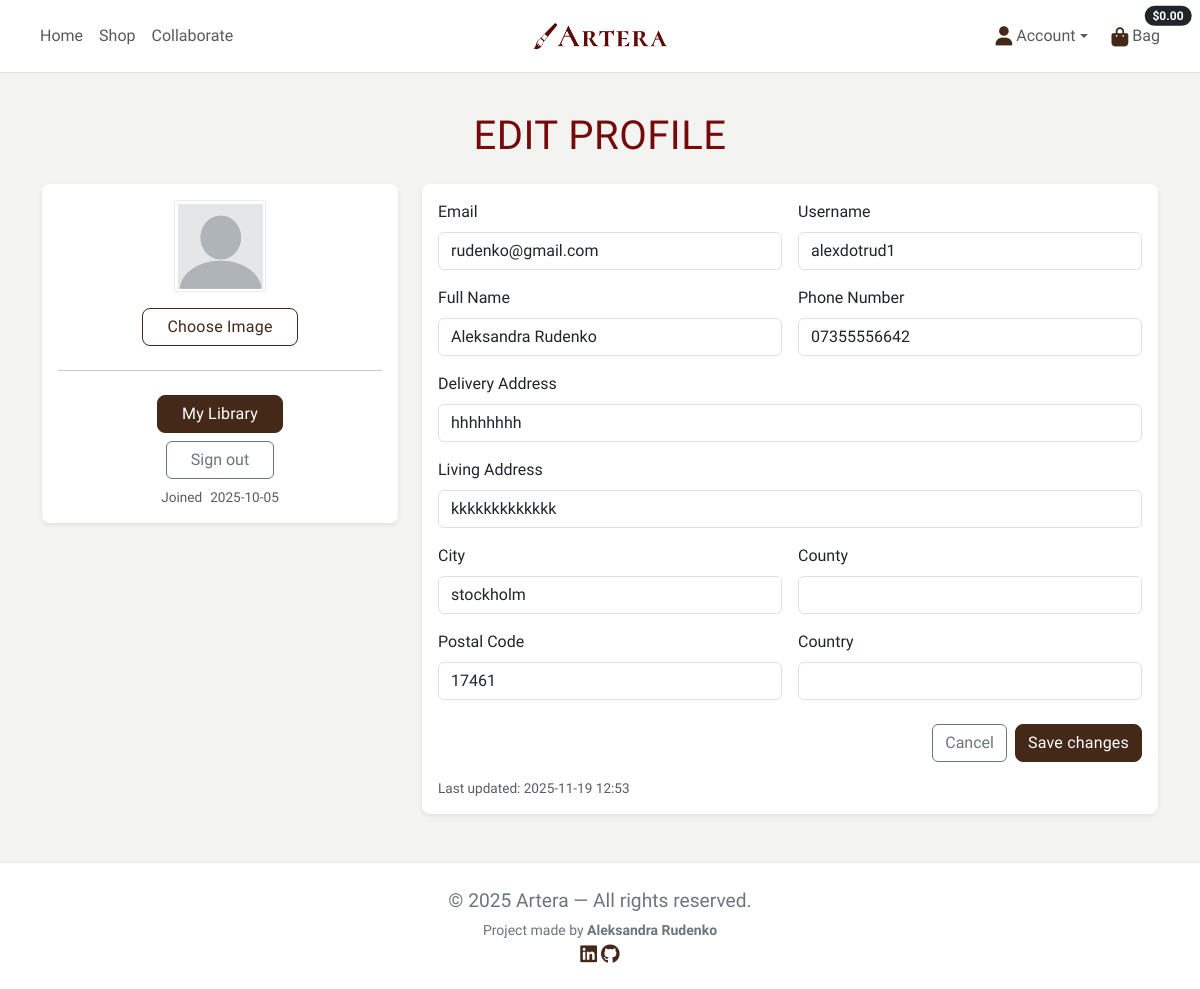
The page /profiles/ (signed in) on the database as committed earlier.
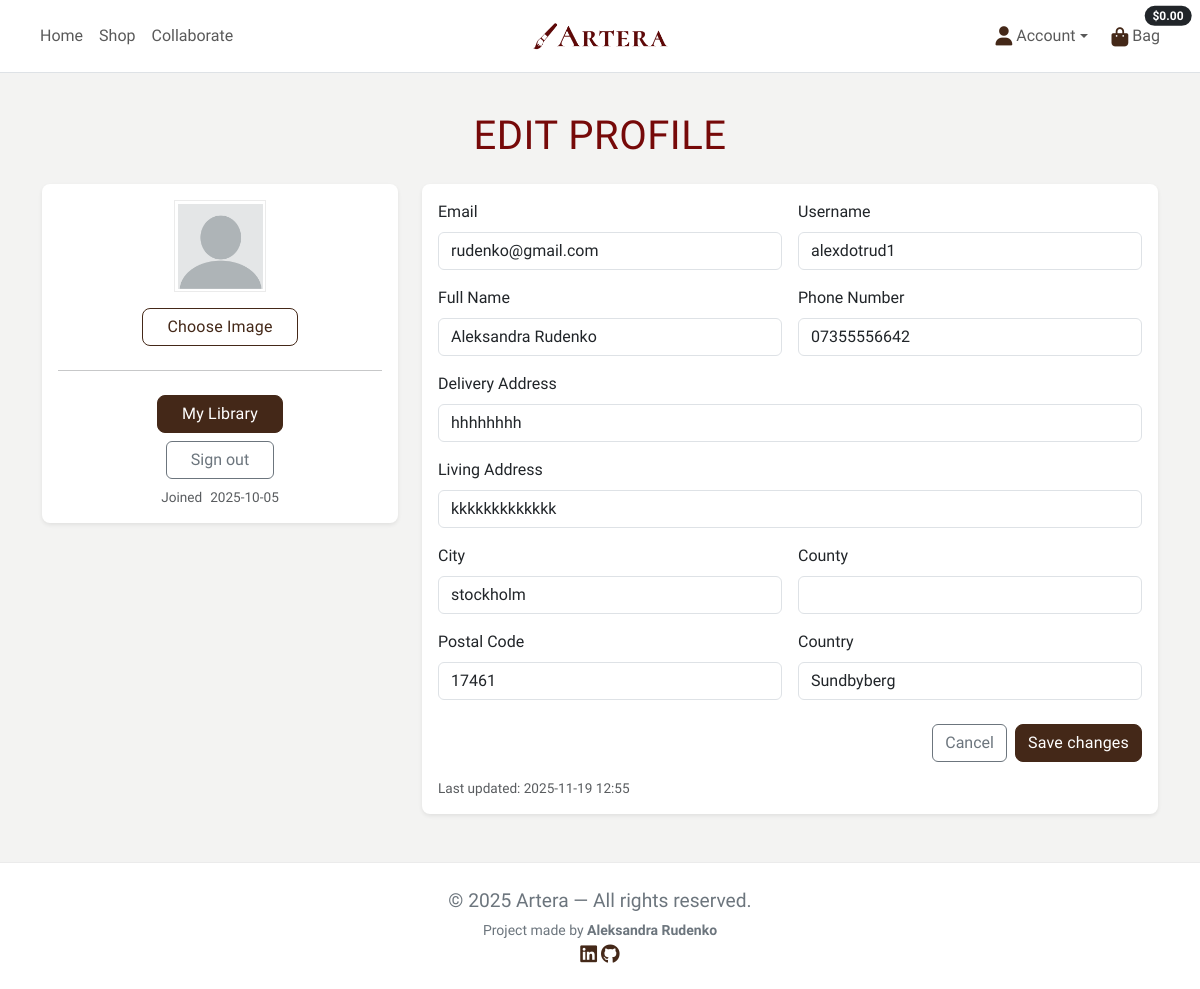
The same page on the database as committed later.
### profiles/models.py (models this page shows, shortened)
class Profile(models.Model):
    user = models.OneToOneField(
        settings.AUTH_USER_MODEL,
        on_delete=models.CASCADE
    )
    full_name = models.CharField(max_length=100, blank=True)
    phone_number = models.CharField(max_length=20, blank=True)
    address_line_delivery = models.CharField(max_length=255, blank=True)
    address_line_living = models.CharField(max_length=255, blank=True)
    city = models.CharField(max_length=100, blank=True)
    postal_code = models.CharField(max_length=20, blank=True)
    country = models.CharField(max_length=100, blank=True)
    county = models.CharField(max_length=100, blank=True)
    created_at = models.DateTimeField(auto_now_add=True)
    updated_at = models.DateTimeField(auto_now=True)
    avatar = CloudinaryField('image', blank=True, null=True, folder='avatars')

### profiles/views.py (the view)
# urls.py: path('', views.profile, name='profile'),
@login_required
def profile(request):
    profile, _ = Profile.objects.get_or_create(user=request.user)
    if request.method == "POST":
        form = ProfileForm(request.POST, instance=profile)
        new_email = (request.POST.get("email") or "").strip()
        new_username = (request.POST.get("username") or "").strip()
        if form.is_valid():
            if new_username and new_username != request.user.username:
                validator = UnicodeUsernameValidator()
                try:
                    validator(new_username)
                except ValidationError:
                    messages.error(
                        request,
                        "Invalid username."
                        "Use letters, numbers and @/./+/-/_ only."
                    )
                    return redirect("profile")
                if User.objects.filter(
                    username__iexact=new_username
                ).exclude(id=request.user.id).exists():
                    messages.error(request, "This username is already taken.")
                    return redirect("profile")
            with transaction.atomic():
                form.save()
                if new_username and new_username != request.user.username:
                    request.user.username = new_username
                    request.user.save(update_fields=["username"])
                if (
                    new_email
                    and new_email.lower()
                    != (request.user.email or "").lower()
                ):
                    ea = EmailAddress.objects.filter(
                        user=request.user,
                        email__iexact=new_email
                    ).first()
                    if not ea:
                        ea = EmailAddress(
                            user=request.user,
                            email=new_email,
                            primary=False,
                            verified=False
                        )
                        ea.save()
                    ea.send_confirmation(request)
                    messages.info(
                        request,
                        "We sent a verification link to your new email."
                    )
                else:
                    messages.success(request, "Profile updated.")
            return redirect("profile")
        else:
            messages.error(request, "Please fix the errors below.")
    else:
        form = ProfileForm(instance=profile)
    return render(
        request,
        "profiles/profile.html",
        {
            "form": form,
            "user_obj": request.user,
        },
    )

### bag/contexts.py (called while the page is built, shortened)
def bag_contents(request):
    bag_items = []
    total = Decimal("0")
    product_count = 0
    bag = request.session.get('bag', {})
    delivery = Decimal('0.00')
    grand_total = total
    context = {
        'bag_items': bag_items,
        'total': total,
        'product_count': product_count,
        'delivery': delivery,
        'grand_total': grand_total,
    }
    return context

### profiles/templates/profiles/profile.html (shortened to what this page needs)
{% extends "base.html" %}
{% load static %}
{% block content %}
<div class="container py-5 profile">
    <h1 class="mb-4 text-center">Edit Profile</h1>
    <div class="row g-4">
        <div class="col-12 col-lg-4">
            <div class="card border-0 shadow-sm rounded-3">
                <div class="card-body text-center">
                    <div class="avatar mb-3 mx-auto">
                        {% if form.instance.avatar %}
                        <img src="{{ form.instance.avatar.url }}" alt="Avatar" class="avatar-image">
                        {% else %}
                        <img src="{% static 'images/default-avatar.png' %}" alt="Default avatar" class="avatar-image">
                        {% endif %}
                    </div>
                    <form method="post" action="{% url 'avatar_upload' %}" enctype="multipart/form-data"
                        class="d-grid gap-2 mb-2">
                        <label for="avatar-file" class="btn btn-outline-dark mx-auto px-4">Choose Image</label>
                    </form>
                    <hr class="my-4">
                    <div class="d-grid gap-2">
                        <a href="{% url 'library' %}" class="btn btn-dark mx-auto px-4">My Library</a>
                        <a href="{% url 'account_logout' %}" class="btn btn-outline-secondary mx-auto px-4">Sign
                            out</a>
                        <div class="small text-muted">
                            <span class="me-2">Joined</span>{{ user_obj.date_joined|date:"Y-m-d" }}
                        </div>
                    </div>
                </div>
            </div>
        </div>
        <div class="col-12 col-lg-8">
            <div class="card border-0 shadow-sm rounded-3">
                <div class="card-body">
                    <form method="post" novalidate>
                        <div class="row g-3 mb-3">
                            <div class="col-md-6">
                                <label class="form-label">Email</label>
                                <input type="email" name="email" value="{{ user_obj.email }}" class="form-control">
                            </div>
                            <div class="col-md-6">
                                <label class="form-label">Username</label>
                                <input type="text" name="username" value="{{ user_obj.username }}" class="form-control"
                                    required>
                            </div>
                        </div>
                        <div class="row g-3">
                            <div class="col-md-6">
                                <label class="form-label">{{ form.full_name.label }}</label>
                                {{ form.full_name }}
                            </div>
                            <div class="col-md-6">
                                <label class="form-label">{{ form.phone_number.label }}</label>
                                {{ form.phone_number }}
                            </div>
                            <div class="col-12">
                                <label class="form-label">{{ form.address_line_delivery.label }}</label>
                                {{ form.address_line_delivery }}
                            </div>
                            <div class="col-12">
                                <label class="form-label">{{ form.address_line_living.label }}</label>
                                {{ form.address_line_living }}
                            </div>
                            <div class="col-md-6">
                                <label class="form-label">{{ form.city.label }}</label>
                                {{ form.city }}
                            </div>
                            <div class="col-md-6">
                                <label class="form-label">{{ form.county.label }}</label>
                                {{ form.county }}
                            </div>
                            <div class="col-md-6">
                                <label class="form-label">{{ form.postal_code.label }}</label>
                                {{ form.postal_code }}
                            </div>
                            <div class="col-md-6">
                                <label class="form-label">{{ form.country.label }}</label>
                                {{ form.country }}
                            </div>
                        </div>
                        <div class="d-flex gap-2 justify-content-end mt-4">
                            <a href="{% url 'all_artworks' %}" class="btn btn-outline-secondary">Cancel</a>
                            <button type="submit" class="btn btn-dark">Save changes</button>
                        </div>
                    </form>
                    <div class="small text-muted mt-3">
                        Last updated:
                        {% if form.instance.updated_at %}{{ form.instance.updated_at|date:"Y-m-d H:i" }}{% else %}—{% endif %}
                    </div>
                </div>
            </div>
        </div>
    </div>
</div>
{% endblock %}

### templates/base.html (shortened to what this page needs)
{% load static %}
<!DOCTYPE html>
<html lang="en">
<head>
    {% block links %}
    <link href="https://cdn.jsdelivr.net/npm/bootstrap@5.3.3/dist/css/bootstrap.min.css" rel="stylesheet">
    <link href="https://cdnjs.cloudflare.com/ajax/libs/font-awesome/6.4.0/css/all.min.css" rel="stylesheet">
    <link rel="stylesheet" href="{% static 'css/base.css' %}">
    {% endblock %}
</head>
<body>
    <header class="fixed-top bg-white border-bottom">
        <nav class="navbar navbar-expand-md navbar-light bg-white">
            <div class="container-fluid position-relative px-4">
                <a class="navbar-brand position-absolute top-50 start-50 translate-middle" href="{% url 'home' %}"
                    aria-label="Link to homepage">
                    <img src="{% static 'images/logo.png' %}" alt="Artera logo" style="height:34px;">
                </a>
                <div class="collapse navbar-collapse d-none d-md-flex">
                    <ul class="navbar-nav me-auto align-items-center">
                        <li><a class="nav-link" href="{% url 'home' %}" aria-label="Link to homepage">Home</a></li>
                        <li><a class="nav-link" href="{% url 'all_artworks' %}" aria-label="Link to shop">Shop</a></li>
                        <li><a class="nav-link" href="{% url 'offer' %}"
                                aria-label="Link to collaboration page">Collaborate</a></li>
                    </ul>
                    <ul class="navbar-nav ms-auto align-items-center">
                        <li class="nav-item dropdown">
                            <a class="nav-link dropdown-toggle d-flex align-items-center" href="#" id="accountMenu"
                                role="button" data-bs-toggle="dropdown" aria-expanded="false">
                                <i class="fas fa-user me-1"></i> Account
                            </a>
                        </li>
                        <li class="nav-item ms-2">
                            <a class="nav-link position-relative" href="{% url 'view_bag' %}"
                                aria-label="link to reviw bag items">
                                <i class="fas fa-shopping-bag"></i> Bag
                                <span
                                    class="position-absolute top-0 start-100 translate-middle badge rounded-pill bg-dark">
                                    {% if grand_total %}
                                    ${{ grand_total|floatformat:2 }}
                                    {% else %}
                                    $0.00
                                    {% endif %}
                                </span>
                            </a>
                        </li>
                    </ul>
                </div>
            </div>
        </nav>
    </header>
    <main>
        {% block content %}
        {% endblock %}
    </main>
    <footer class="footer py-4">
        <p class="mb-1">
            © {% now "Y" %} Artera — All rights reserved.
        </p>
        <p class="small mb-0">
            Project made by <strong>Aleksandra Rudenko</strong>
        </p>
        <div class="footer-icons">
            <a href="https://www.linkedin.com/in/aleksandra-rudenko/" target="_blank"
                title="Check my profile on LinkedIn" aria-label="Link to my LinkedIn profile"><i
                    class="fa-brands fa-linkedin"></i></a>
            <a href="https://github.com/alexdotrud" target="_blank" title="Check my profile on Github"
                aria-label="Link to my GitHub profile"><i class="fa-brands fa-github"></i></a>
        </div>
    </footer>
</body>
</html>

### static/css/base.css (style rules this page uses)
:root { --primary-font: "Cardo", serif; --primary-color: #442818; --secondary-color: #760909; --accent-1: #C2D2C2; --accent-1-dark: #2D4739; --bg-color: #F3F3F2; --surface: #FFFFFF; --ink: #1f1f1f; --muted: #6c757d; --border: rgba(0, 0, 0, .08); --shadow-sm: 0 6px 18px rgba(0, 0, 0, .08); --shadow-md: 0 10px 24px rgba(0, 0, 0, .1); --radius: 12px; }
html { overflow-y: scroll; }
body { font-family: var(--primary-font); background: var(--bg-color); color: var(--ink); display: flex; flex-direction: column; min-height: 100vh; overflow-x: hidden; }
main { margin-top: 64px; flex: 1; }
h1, h2 { font-family: var(--primary-font); color: var(--secondary-color); letter-spacing: 0.5px; text-transform: uppercase; }
p { font-size: 1.2rem; }
header { background-color: var(--bg-color); padding: 0.25rem 0.5rem; min-height: 65px; border-bottom: 1px solid #eaeaea; }
header .navbar { min-height: 64px; position: relative; }
header .navbar-brand { position: absolute; top: 50%; left: 50%; transform: translate(-50%, -50%); margin: 0; z-index: 1040; }
.card p, .card .text-muted { font-size: 0.85rem; }
.avatar-image { width: 85px; height: 85px; }
.profile .card { border: 1px solid var(--border); box-shadow: var(--shadow); overflow: hidden; }
.profile .avatar { width: 92px; height: 92px; display: grid; place-items: center; margin-bottom: 0.5rem; border: 1px solid var(--border); }
.footer { background: var(--surface); border-top: 1px solid var(--border); color: var(--surface); text-align: center; padding: 1rem 0; }
.footer p, .footer a { color: var(--muted); }
.btn { max-width: 300px; }
.btn-dark { background: var(--primary-color); border-color: var(--primary-color); color: #fff; border-radius: 8px; letter-spacing: 0.2px; }
.btn-outline-dark { color: var(--primary-color); border-color: var(--primary-color); border-radius: 8px; letter-spacing: 0.2px; }
a { color: var(--primary-color); text-decoration: none; }
i { color: var(--primary-color); font-size: 1.2rem; transition: color 0.2s ease, transform 0.2s ease; vertical-align: middle; }

Rows that differ between the two databases and show on the page:
changed Profile "Aleksandra Rudenko": country (not shown) → "Sundbyberg"; instance.updated_at "2025-11-19 12:53" → "2025-11-19 12:55"
